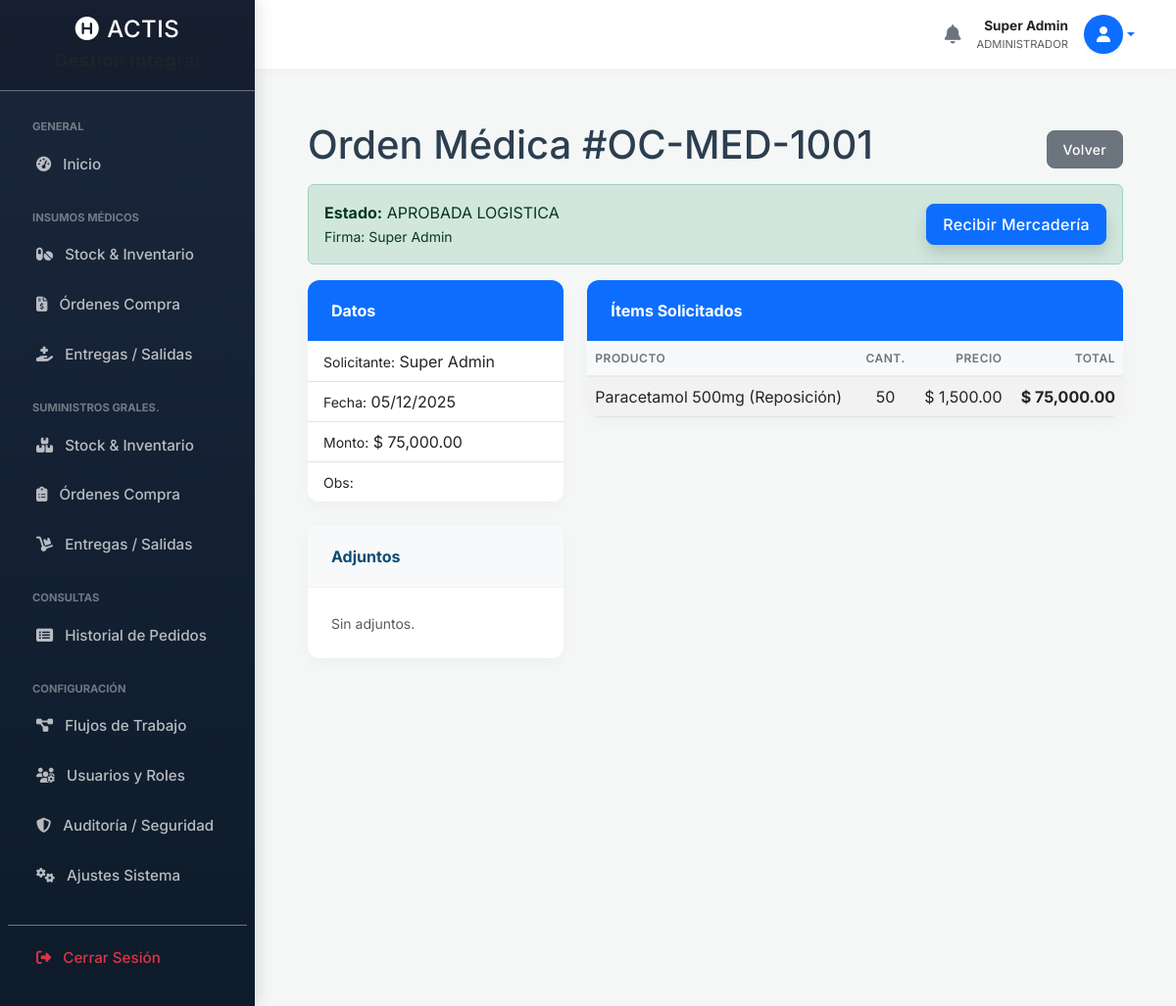
Before: /insumos_oc_ver.php?id=1 (signed in) with the older database file.
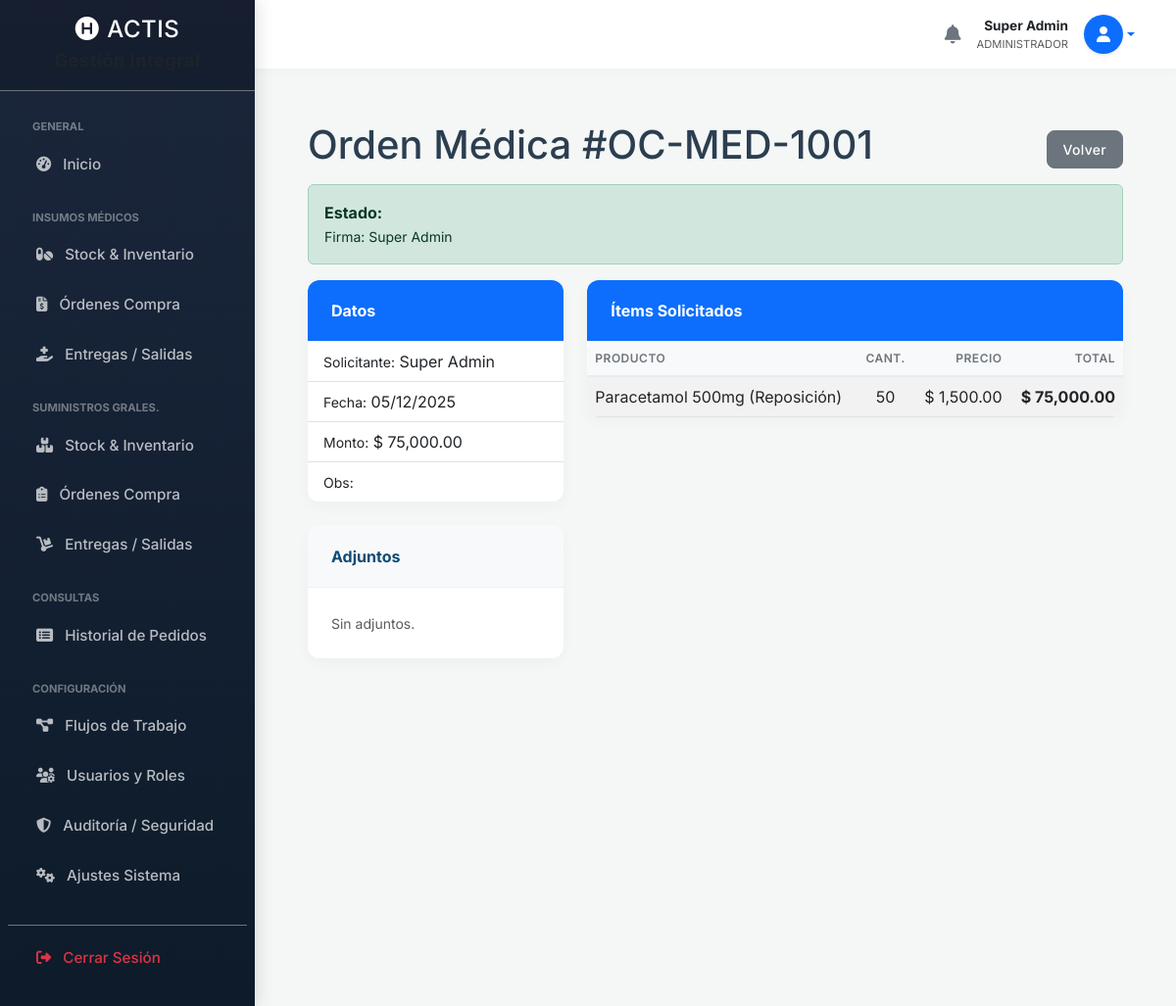
After: the same page with the newer database file.
### tables this page shows
CREATE TABLE `ordenes_compra` (
  `id` int(11) NOT NULL,
  `numero_oc` varchar(50) NOT NULL,
  `servicio_destino` varchar(100) DEFAULT NULL,
  `tipo_origen` enum('insumos','suministros') NOT NULL,
  `id_usuario_creador` int(11) NOT NULL,
  `estado` enum('PENDIENTE','APROBADO','PARCIAL','COMPLETADO') DEFAULT NULL,
  `fecha_creacion` timestamp NULL DEFAULT current_timestamp(),
  `fecha_aprobacion` datetime DEFAULT NULL,
  `id_usuario_aprobador` int(11) DEFAULT NULL,
  `observaciones` text DEFAULT NULL
);

CREATE TABLE `usuarios` (
  `id` int(11) NOT NULL,
  `nombre_completo` varchar(100) NOT NULL,
  `email` varchar(100) NOT NULL,
  `destino` varchar(100) DEFAULT NULL,
  `servicio` varchar(100) DEFAULT NULL,
  `grado_militar` varchar(100) DEFAULT NULL,
  `rol_en_servicio` varchar(50) DEFAULT NULL,
  `telefono` varchar(50) DEFAULT NULL,
  `numero_interno` varchar(20) DEFAULT NULL,
  `password` varchar(255) NOT NULL,
  `firma_digital` varchar(255) DEFAULT NULL,
  `activo` tinyint(1) DEFAULT 1,
  `validado_por_admin` tinyint(1) DEFAULT 0,
  `created_at` timestamp NULL DEFAULT current_timestamp()
);

### insumos_oc_ver.php (the view, shortened to what this page needs)
<?php
require 'db.php';
$id_oc = $_GET['id'];
$roles_usuario = $_SESSION['user_roles'] ?? [];
include 'includes/header.php';
include 'includes/sidebar.php';
include 'includes/navbar.php';
$stmt = $pdo->prepare("SELECT oc.*, u_creador.nombre_completo as creador, u_aprob.nombre_completo as aprobador FROM ordenes_compra oc JOIN usuarios u_creador ON oc.id_usuario_creador = u_creador.id LEFT JOIN usuarios u_aprob ON oc.id_usuario_aprobador = u_aprob.id WHERE oc.id = :id");
$stmt->execute(['id' => $id_oc]);
$orden = $stmt->fetch();
$stmtItems = $pdo->prepare("SELECT * FROM ordenes_compra_items WHERE id_oc = :id");
$stmtItems->execute(['id' => $id_oc]);
$items = $stmtItems->fetchAll();
$stmtAdj = $pdo->prepare("SELECT * FROM adjuntos WHERE entidad_tipo = 'orden_compra' AND id_entidad = :id");
$stmtAdj->execute(['id' => $id_oc]);
$adjuntos = $stmtAdj->fetchAll();
$total_estimado = 0;
foreach($items as $i) $total_estimado += ($i['cantidad_solicitada'] * $i['precio_estimado']);
?>
<div class="container-fluid px-4">
    <div class="d-flex justify-content-between align-items-center mt-4 mb-2">
        <h1>Orden Médica #<?php echo htmlspecialchars($orden['numero_oc']); ?></h1>
        <a href="insumos_compras.php" class="btn btn-secondary btn-sm">Volver</a>
    </div>
    <div class="alert <?php echo ($orden['estado'] == 'pendiente_logistica') ? 'alert-warning' : (($orden['estado'] == 'rechazada') ? 'alert-danger' : 'alert-success'); ?> d-flex justify-content-between align-items-center flex-wrap">
        <div>
            <strong>Estado:</strong> <?php echo strtoupper(str_replace('_', ' ', $orden['estado'])); ?>
            <?php if($orden['aprobador']): ?><br><small>Firma: <?php echo htmlspecialchars($orden['aprobador']); ?></small><?php endif; ?>
        </div>
        <?php if (($orden['estado'] == 'aprobada_logistica' || $orden['estado'] == 'recibida_parcial') && (in_array('Encargado Depósito Insumos', $roles_usuario) || in_array('Administrador', $roles_usuario))): ?>
            <a href="insumos_recepcion.php?id=<?php echo $orden['id']; ?>" class="btn btn-primary shadow">Recibir Mercadería</a>
        <?php endif; ?>
    </div>
    <div class="row">
        <div class="col-lg-4">
            <div class="card mb-4 border-primary">
                <div class="card-header bg-primary text-white">Datos</div>
                <ul class="list-group list-group-flush">
                    <li class="list-group-item"><small>Solicitante:</small> <?php echo htmlspecialchars($orden['creador']); ?></li>
                    <li class="list-group-item"><small>Fecha:</small> <?php echo date('d/m/Y', strtotime($orden['fecha_creacion'])); ?></li>
                    <li class="list-group-item"><small>Monto:</small> $ <?php echo number_format($total_estimado, 2); ?></li>
                    <li class="list-group-item"><small>Obs:</small> <?php echo nl2br(htmlspecialchars($orden['observaciones'] ?? '')); ?></li>
                </ul>
            </div>
            <div class="card mb-4">
                <div class="card-header bg-light">Adjuntos</div>
                <div class="card-body">
                    <?php if (count($adjuntos) > 0): ?>
                        <?php foreach ($adjuntos as $adj): ?>
                            <div class="mb-1"><a href="<?php echo $adj['ruta_archivo']; ?>" target="_blank"><i class="fas fa-paperclip me-1"></i> <?php echo $adj['nombre_original']; ?></a></div>
                        <?php endforeach; ?>
                    <?php else: ?>
                        <span class="text-muted small">Sin adjuntos.</span>
                    <?php endif; ?>
                </div>
            </div>
        </div>
        <div class="col-lg-8">
            <div class="card mb-4 border-primary">
                <div class="card-header bg-primary text-white">Ítems Solicitados</div>
                <div class="table-responsive">
                    <table class="table table-striped mb-0">
                        <thead><tr><th>Producto</th><th class="text-center">Cant.</th><th class="text-end">Precio</th><th class="text-end">Total</th></tr></thead>
                        <tbody>
                            <?php foreach ($items as $item): ?>
                                <tr>
                                    <td>
                                        <?php echo htmlspecialchars($item['descripcion_producto']); ?>
                                    </td>
                                    <td class="text-center"><?php echo $item['cantidad_solicitada']; ?></td>
                                    <td class="text-end">$ <?php echo number_format($item['precio_estimado'], 2); ?></td>
                                    <td class="text-end fw-bold">$ <?php echo number_format($item['cantidad_solicitada'] * $item['precio_estimado'], 2); ?></td>
                                </tr>
                            <?php endforeach; ?>
                        </tbody>
                    </table>
                </div>
            </div>
        </div>
    </div>
</div>
<?php include 'includes/footer.php'; ?>

Changed rows visible on the page:
changed ordenes_compra "OC-MED-1001": estado "APROBADA LOGISTICA" → (not shown)
Other visible differences:
text no longer shown: "Recibir Mercadería"
